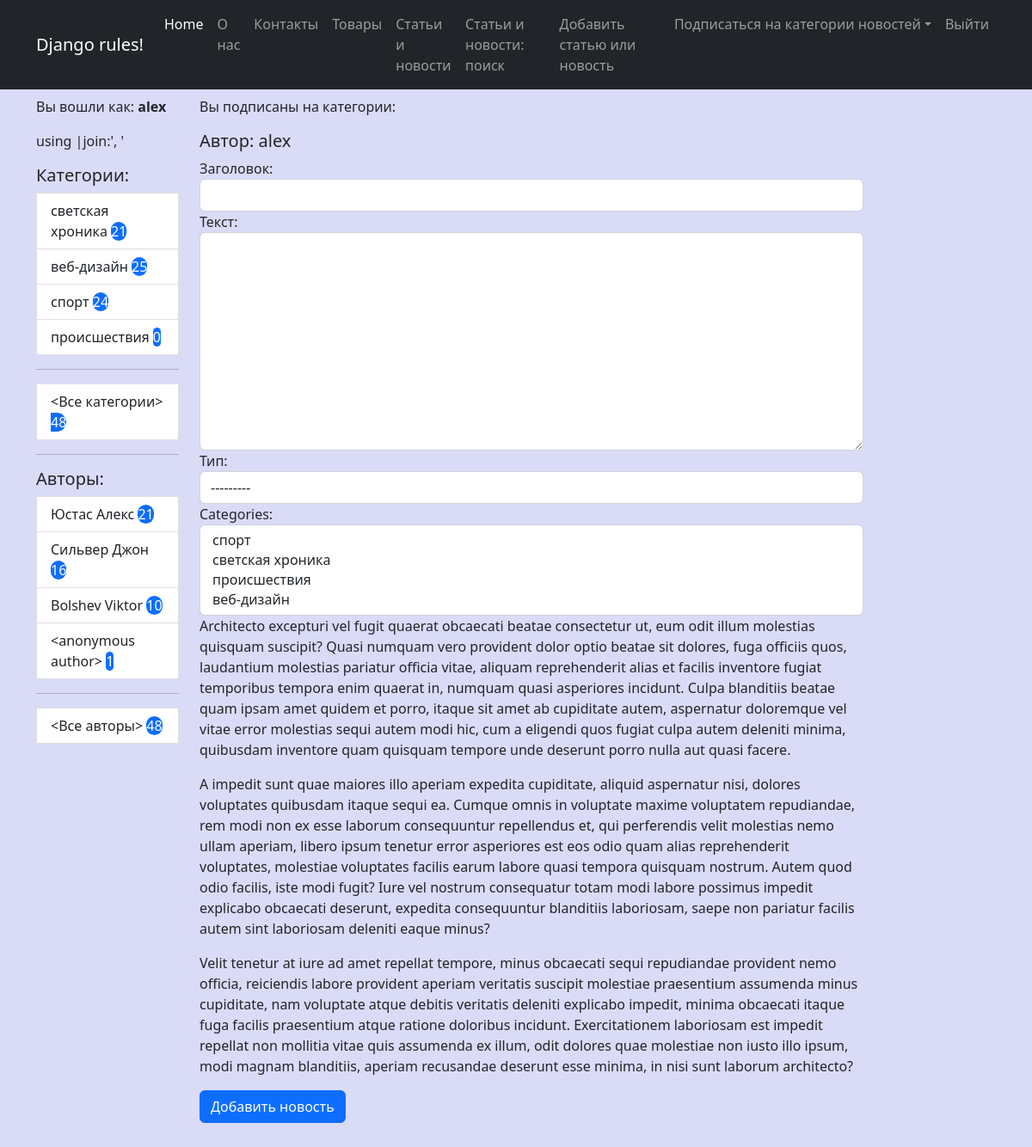
The page /add/ (signed in) on the database as committed earlier.
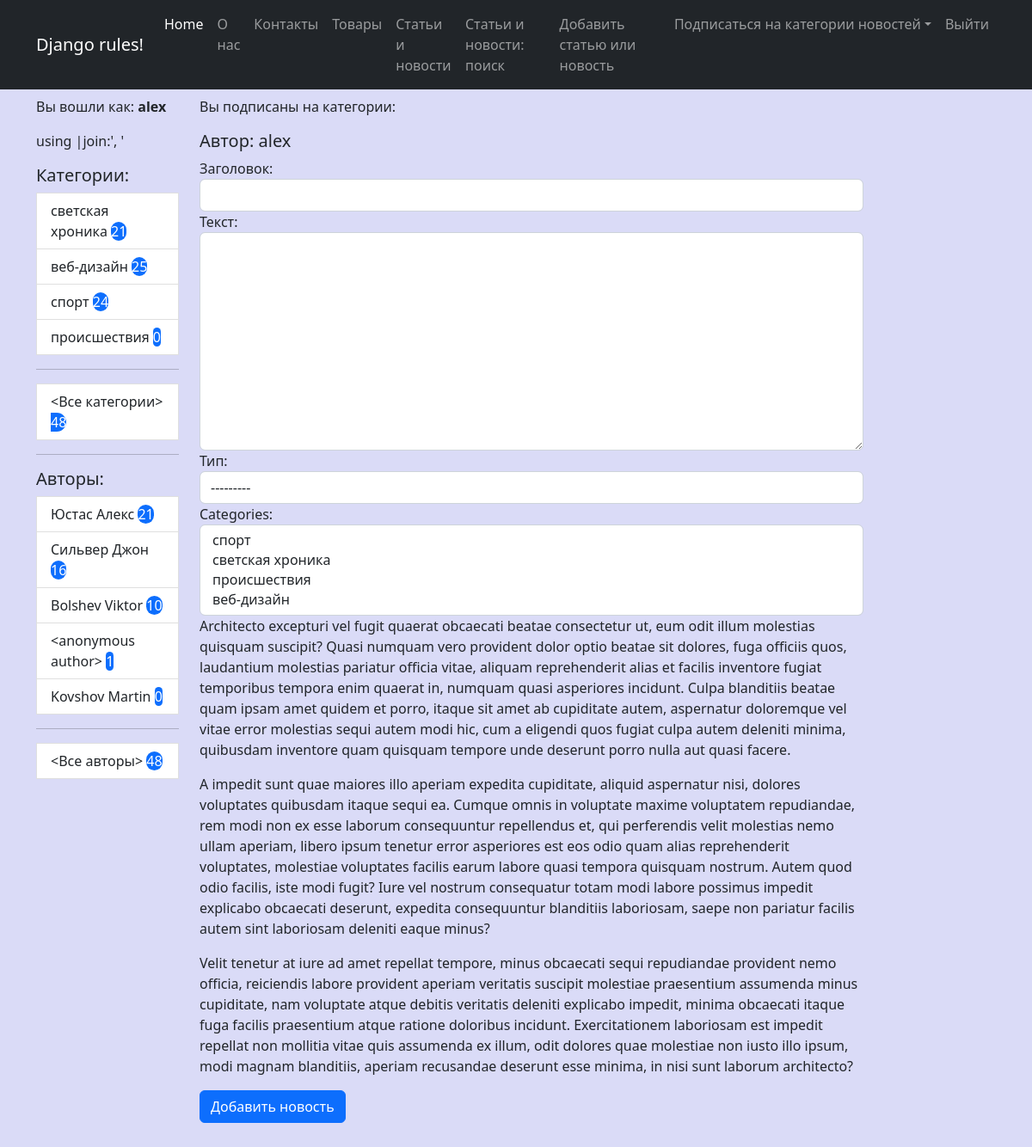
The same page on the database as committed later.
### news/models.py (models this page shows, shortened)
class Category(m.Model):
    name = m.CharField(max_length=30, unique=True, verbose_name="Категория")
    user = m.ManyToManyField(User, through='UserCategory')
    def get_absolute_url(self):
        return reverse_lazy('news_by_cat', kwargs = {'pk':self.id})
    def __str__(self) -> str:
        return self.name
    class Meta:
        ordering = ['-name']
        verbose_name = "Категория"
        verbose_name_plural = 'Категории'

class Author(m.Model):
    user = m.OneToOneField(User, on_delete=m.CASCADE)
    rating = m.SmallIntegerField(default=0, verbose_name='Рейтинг')
    def get_absolute_url(self):
        return reverse_lazy('news_by_author', kwargs = {'pk':self.id})
    def __str__(self) -> str:
        name = f"{self.user.last_name} {self.user.first_name}".strip()
        name = '<anonymous author>' if not name else name
        return name

### news/views.py (the view, shortened to what this page needs)
# urls.py: path('add/', NewsCreate.as_view(), name='add_news'),
class NewsCreate(LoginRequiredMixin, PermissionRequiredMixin, CreateView):
    template_name = 'news/news_create.html'
    form_class = NewsForm
    permission_required = ('news.add_post', )
    def get_context_data(self, **kwargs):
        context = super().get_context_data(**kwargs)
        context['is_not_author'] = not self.request.user.groups.filter(name = 'authors').exists()
        context['categories'] = Category.objects.annotate(cnt=Count('post'))
        context['news_count'] = Post.objects.all().count
        context['authors'] = Author.objects.annotate(cnt=Count('post'))
        current_user = User.objects.get(pk=self.request.user.id)
        return context

### news/forms.py
class NewsForm(forms.ModelForm):
    class Meta:
        model = Post
        fields = ['title', 'content', 'type', 'categories']
        widgets = {
            'title': forms.TextInput(attrs={'class': 'form-control',}),
            'author': forms.Select(attrs={'class': 'form-control'}),
            'content': forms.Textarea(attrs={'class': 'form-control', 'rows':10 }),
            'type': forms.Select(attrs={'class': 'form-control'}),
            'categories': forms.SelectMultiple(attrs={'class': 'form-control'}),
        }

### news/templates/news/news_create.html (shortened to what this page needs)
{% extends 'base.html' %}
{% load custom_filters %}
{% block content %}
<h5>Автор: {{ request.user.username }}</h5>
<form method="POST">
    {{ form }}
    {% lorem 3 p random %}
    <button type="submit" class="btn btn-primary">Добавить новость</button>
</form>
{% endblock content %}

### templates/base.html (shortened to what this page needs)
{% load static %}
{% load custom_filters %}
<!DOCTYPE html>
<html lang="en">
    <head>
        <link href="https://cdn.jsdelivr.net/npm/bootstrap@5.2.1/dist/css/bootstrap.min.css" rel="stylesheet">
        <link href="https://getbootstrap.com/docs/5.2/assets/css/docs.css" rel="stylesheet">
        <link href="{% static 'css/my_style.css' %}" rel="stylesheet" type="text/css">
    </head>
    <body>
        {% include 'inc/_navbar.html' %}
        <div class="container">
            <div class="row mt-2">
                <div class="col-lg-2">
                    <p>Вы вошли как: <b>{{ request.user.username }}</b>
                        <p>{{ cats_by_user|join:', '}}</p><span class="comment">using |join:', '</span>
                    </p>
                    {% include 'inc/_sidebar.html' %}
                </div>
                <div class="col-lg-10">
                    <p>Вы подписаны на категории:
                    </p>
                    <div class="col-lg-10 text-start">
                        {% block content %}{% endblock content %}
                    </div>
                </div>
            </div>
        </div>
    </body>
</html>

### templates/inc/_navbar.html (shortened to what this page needs)
<nav class="navbar navbar-expand-lg navbar-dark bg-dark sticky-lg-top">
    <div class="container">
        <a class="navbar-brand" href="#">Django rules!</a>
        <div class="collapse navbar-collapse" id="navbarSupportedContent">
            <ul class="navbar-nav ms-auto mb-2 mb-lg-0">
                <li class="nav-item"><a class="nav-link active" aria-current="page" href="#">Home</a></li>
                <li class="nav-item"><a class="nav-link" href="/pages/about/">О нас</a></li>
                <li class="nav-item"><a class="nav-link" href="/pages/contact/">Контакты</a></li>
                <li class="nav-item"><a class="nav-link" href="/products/">Товары</a></li>
                <li class="nav-item"><a class="nav-link" href="{% url 'all_news' %}">Статьи и новости</a></li>
                <li class="nav-item"><a class="nav-link" href="{% url 'search_news' %}">Статьи и новости: поиск</a></li>
                {% if perms.news.add_post %}
                <li class="nav-item"><a class="nav-link" href="{% url 'add_news' %}">Добавить статью или новость</a></li>
                {% endif %}
                <li class="nav-item dropdown">
                    <a class="nav-link dropdown-toggle" id="navbarDropdown" href="#" role="button" data-bs-toggle="dropdown" aria-expanded="false">
                        Подписаться на категории новостей</a>
                </li>
                <li class="nav-item"><a class="nav-link" href="/accounts/logout">Выйти</a></li>
            </ul>
        </div>
    </div>
</nav>

### templates/inc/_sidebar.html
<div class="list-group">
    <h5>Категории:</h5>
    <div class="col-lt-1">
        {% for cat in categories %}
        <a href="{{ cat.get_absolute_url }}" class="list-group-item list-group-item-action" aria-current="true">
        {{ cat.name }} <span class="'badge rounded-pill text-bg-primary">{{ cat.cnt }}</span>
        </a>
        {% endfor %}
        <hr>
        <a href="{% url 'all_news' %}" class="list-group-item list-group-item-action" aria-current="true">
            <Все категории> <span class="'badge rounded-pill text-bg-primary"> {{ news_count }}</span>
        </a>
    </div>
</div>
<hr>
<h5>Авторы:</h5>
<div class="list-group">
    <div class="col-lt-1">
        {% for auth in authors %}
        <a href="{{ auth.get_absolute_url }}" class="list-group-item list-group-item-action" aria-current="true">
        {{ auth|default:'anonymous' }} <span class="'badge rounded-pill text-bg-primary"> {{ auth.cnt }}</span>
        </a>
        {% endfor %}
        <hr>
        <a href="{% url 'all_news' %}" class="list-group-item list-group-item-action" aria-current="true">
            <Все авторы> <span class="'badge rounded-pill text-bg-primary"> {{ news_count }}</span>
        </a>
    </div>
</div>

### static/css/my_style.css (style rules this page uses)
body { background-color: rgb(218, 219, 247); }

Rows that differ between the two databases and show on the page:
added Author: user.first_name "Kovshov Martin", cnt "0"
